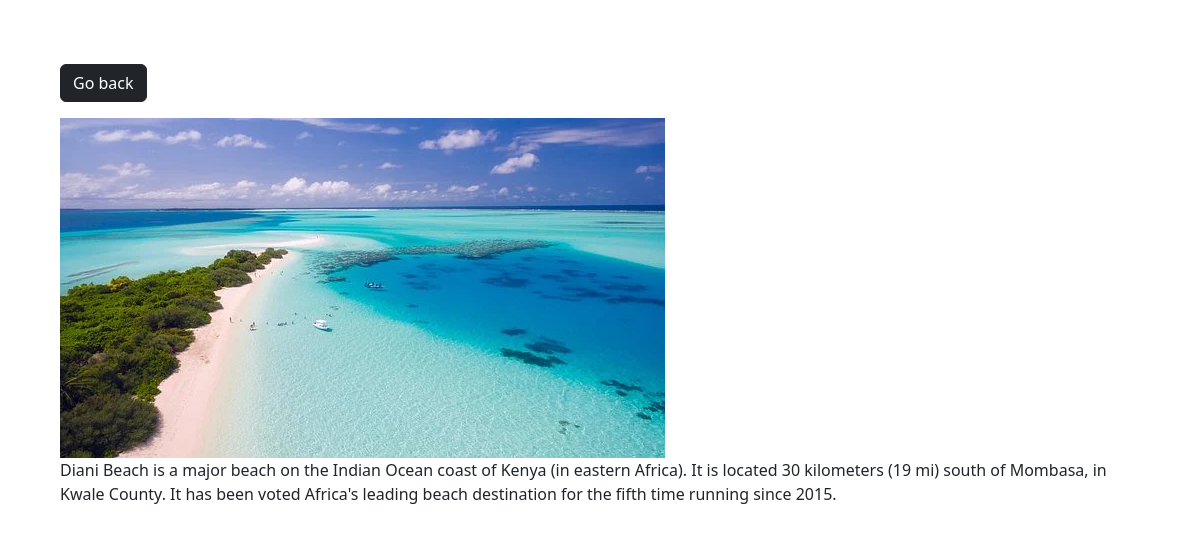
The page /photo/7add/ on the database its author committed.
### photos/models.py (models this page shows, shortened)
class Photo(models.Model):
    category = models.ForeignKey(Category,on_delete=models.SET_NULL, null=True, blank=True)
    location = models.ForeignKey(Location,on_delete=models.SET_NULL, null=True, blank=False)
    image = models.ImageField(null=False,blank=False)
    description = models.TextField()

### photos/views.py (the view)
# urls.py: path('photo/<str:pk>add/',views.viewPhoto,name='photo'),
def viewPhoto(request, pk):
    photo = Photo.objects.get(id=pk)
    return render(request,'photos/photo.html',{'photo':photo})

### photos/templates/photos/photo.html (shortened to what this page needs)
<!DOCTYPE html>
<html lang="en">
<head>
    <link href="https://cdn.jsdelivr.net/npm/bootstrap@5.2.0-beta1/dist/css/bootstrap.min.css" rel="stylesheet"
>
</head>
<body class="m-5">
    <div class="container">
        <div class="row justify-content-centre">
            <div class="col">
                <a href="{% url 'gallery' %}" class="btn btn-dark my-3">Go back</a>
                <div style="height: 90vh;">
                    <img style="max-width: 100%; max-height: 100%;" src="{{photo.image.url}}"
                        alt="">
                        <p>{{photo.description}}</p>
                </div>
            </div>
        </div>
    </div>
</body>
</html>

### rows shown on the page
Photo: image (picture), description "Diani Beach is a major beach on the Indian Ocean coast of Kenya (in eastern Africa). It is located 30 kilometers (19 mi) south of Mombasa, in Kwale County. It has been voted Africa's leading beach destination for the fifth time running since 2015."
